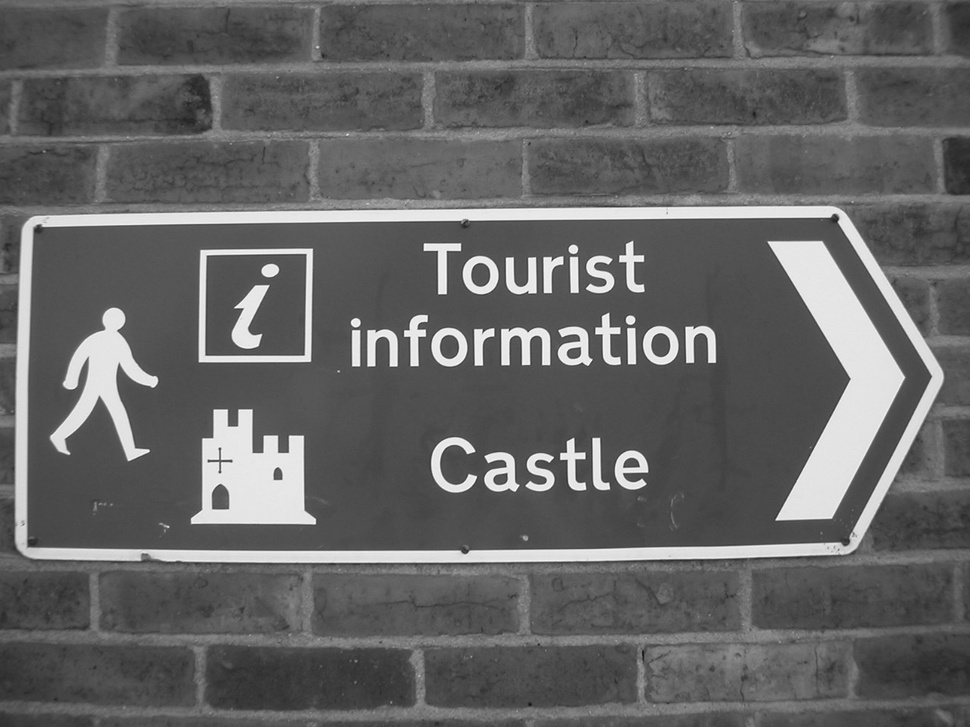
#> input picture ED2 - Histograma/castle.jpg, 970 x 727 px, shrunk from 1280 x 960 before the run
$ jupyter execute AndrePaiva-ED-Histograma.ipynb
#> lines starting #> are read from the running program, lines starting #| are printed output that depends on the picture; after the words box and inside, x2 and y2 are one past the last pixel; in counts of white or black regions, pixels touching at a corner belong together
# **Estudo Dirigido - Histograma**

**Aluno:** André Paiva Conrado Rodrigues

**Matéria:** ENGG64 - Visão Computacional - 2023.2

## 1 - Importação de dependências e configurações

[cell 1]
import numpy as np
import matplotlib.pyplot as plt
import PIL

## 2 - Abrindo a imagem

A imagem é aberta utilizando a biblioteca `PIL` e convertida em `np.array`.
O histograma é calculado e salvo na variável `h`, o valor *argmax* (bin com maior valor de contagem) é salvo na variável `m` e então o valor de `m` é exibido como saída.

[cell 2]
with PIL.Image.open('castle.jpg') as im:
#> im is the input picture: PIL image 970x727 L; min 20, max 255, mean 100.5
    picture = np.asarray(im)

h = np.histogram(picture, bins=256, range=(0, 255))[0]
#> h = 256 values, max 27815 at index 80, min 0 at index 0, mean 2754.6
m = h.argmax()
#> m = 80
print(m)
#| 80

## 3 - Plotando histograma

O histograma é plotado diretamente da matriz da imagem utilizando a função `histplot` da biblioteca `seaborn`.

[cell 3]
plt.hist(picture.flatten(), bins=256, range=(0, 255))
plt.show()
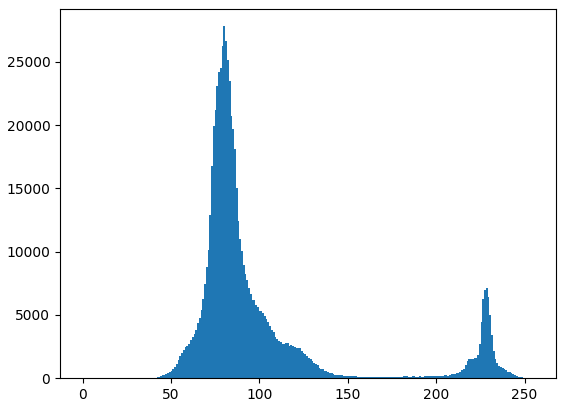
#> figure drawn by matplotlib, 1 panel; tallest bar 27815 high, from x = 79.69 to 80.68

## 4 - Binarização da imagem

Baseado no *plot* exibido acima, foi escolhido um valor de *threshold* (salvo em `t`) que foi aplicado à imagem. A imagem binarizada é exibida como saída.

[cell 4]
t = 175
bin_pic = picture > t
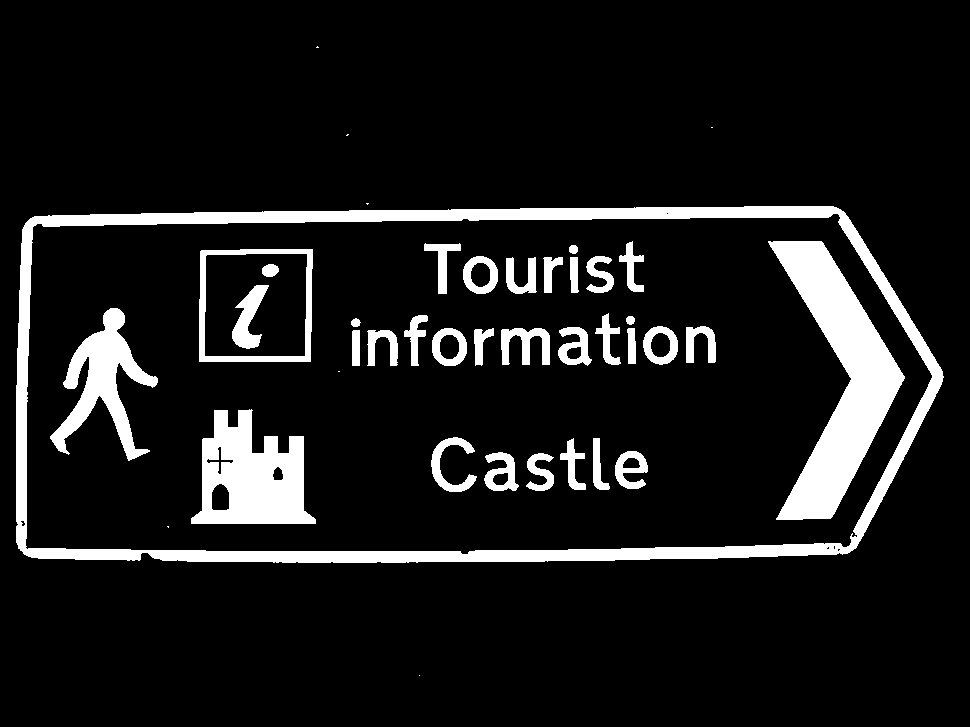
#> bin_pic: shape (727, 970) bool; 10.6% white; 41 white regions (7 under 20 px), largest, box (x1, y1, x2, y2) and area: (16, 206, 944, 563) 26493, (768, 241, 905, 520) 15206, (191, 409, 316, 524) 8998
plt.imshow(bin_pic, cmap = 'Greys_r')
plt.show()
